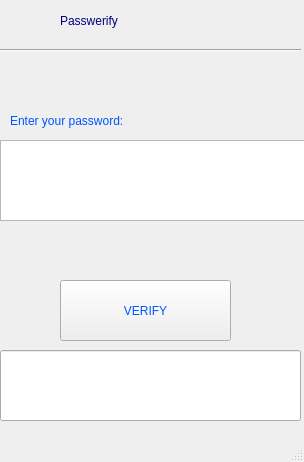
<?xml version="1.0" encoding="UTF-8"?>
<ui version="4.0">
 <class>MainWindow</class>
 <widget class="QMainWindow" name="MainWindow">
  <property name="geometry">
   <rect>
    <x>0</x>
    <y>0</y>
    <width>304</width>
    <height>462</height>
   </rect>
  </property>
  <property name="windowTitle">
   <string>MainWindow</string>
  </property>
  <widget class="QWidget" name="centralwidget">
   <widget class="QLabel" name="label">
    <property name="geometry">
     <rect>
      <x>60</x>
      <y>0</y>
      <width>181</width>
      <height>41</height>
     </rect>
    </property>
    <property name="styleSheet">
     <string notr="true">font: 63 italic 25pt &quot;Lucida Sans&quot;;
color: rgb(0, 0, 127)</string>
    </property>
    <property name="text">
     <string>Passwerify</string>
    </property>
   </widget>
   <widget class="QLabel" name="label_2">
    <property name="geometry">
     <rect>
      <x>10</x>
      <y>100</y>
      <width>281</width>
      <height>41</height>
     </rect>
    </property>
    <property name="styleSheet">
     <string notr="true">font: 20pt &quot;Arial Rounded MT Bold&quot;;
color: rgb(0, 85, 255)</string>
    </property>
    <property name="text">
     <string>Enter your password:</string>
    </property>
   </widget>
   <widget class="QPushButton" name="pushButton">
    <property name="geometry">
     <rect>
      <x>60</x>
      <y>280</y>
      <width>171</width>
      <height>61</height>
     </rect>
    </property>
    <property name="layoutDirection">
     <enum>Qt::LeftToRight</enum>
    </property>
    <property name="styleSheet">
     <string notr="true">font: 75 italic 34pt &quot;Rockwell&quot;;
color: rgb(0, 85, 255)</string>
    </property>
    <property name="text">
     <string>VERIFY</string>
    </property>
   </widget>
   <widget class="QTextEdit" name="textedit_password_value">
    <property name="geometry">
     <rect>
      <x>0</x>
      <y>140</y>
      <width>311</width>
      <height>81</height>
     </rect>
    </property>
    <property name="styleSheet">
     <string notr="true">font: 20pt &quot;Tw Cen MT&quot;;
color: rgb(53, 70, 75)</string>
    </property>
   </widget>
   <widget class="Line" name="line">
    <property name="geometry">
     <rect>
      <x>0</x>
      <y>40</y>
      <width>301</width>
      <height>20</height>
     </rect>
    </property>
    <property name="orientation">
     <enum>Qt::Horizontal</enum>
    </property>
   </widget>
   <widget class="QLineEdit" name="label_error">
    <property name="geometry">
     <rect>
      <x>0</x>
      <y>350</y>
      <width>301</width>
      <height>71</height>
     </rect>
    </property>
    <property name="styleSheet">
     <string notr="true">font: 12pt &quot;OCR A Extended&quot;;
color: rgb(170, 0, 0)</string>
    </property>
   </widget>
  </widget>
  <widget class="QMenuBar" name="menubar">
   <property name="geometry">
    <rect>
     <x>0</x>
     <y>0</y>
     <width>304</width>
     <height>21</height>
    </rect>
   </property>
  </widget>
  <widget class="QStatusBar" name="statusbar"/>
 </widget>
 <resources/>
 <connections/>
</ui>
